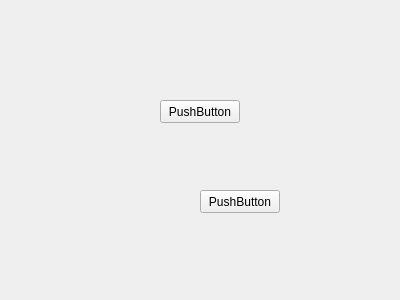
<?xml version="1.0" encoding="UTF-8"?>
<ui version="4.0">
 <class>Form</class>
 <widget class="QWidget" name="Form">
  <property name="geometry">
   <rect>
    <x>0</x>
    <y>0</y>
    <width>400</width>
    <height>300</height>
   </rect>
  </property>
  <property name="windowTitle">
   <string>Form</string>
  </property>
  <widget class="QPushButton" name="pushButton">
   <property name="geometry">
    <rect>
     <x>160</x>
     <y>100</y>
     <width>80</width>
     <height>23</height>
    </rect>
   </property>
   <property name="text">
    <string>PushButton</string>
   </property>
  </widget>
  <widget class="QPushButton" name="pushButton_2">
   <property name="geometry">
    <rect>
     <x>200</x>
     <y>190</y>
     <width>80</width>
     <height>23</height>
    </rect>
   </property>
   <property name="text">
    <string>PushButton</string>
   </property>
  </widget>
 </widget>
 <resources/>
 <connections/>
</ui>
